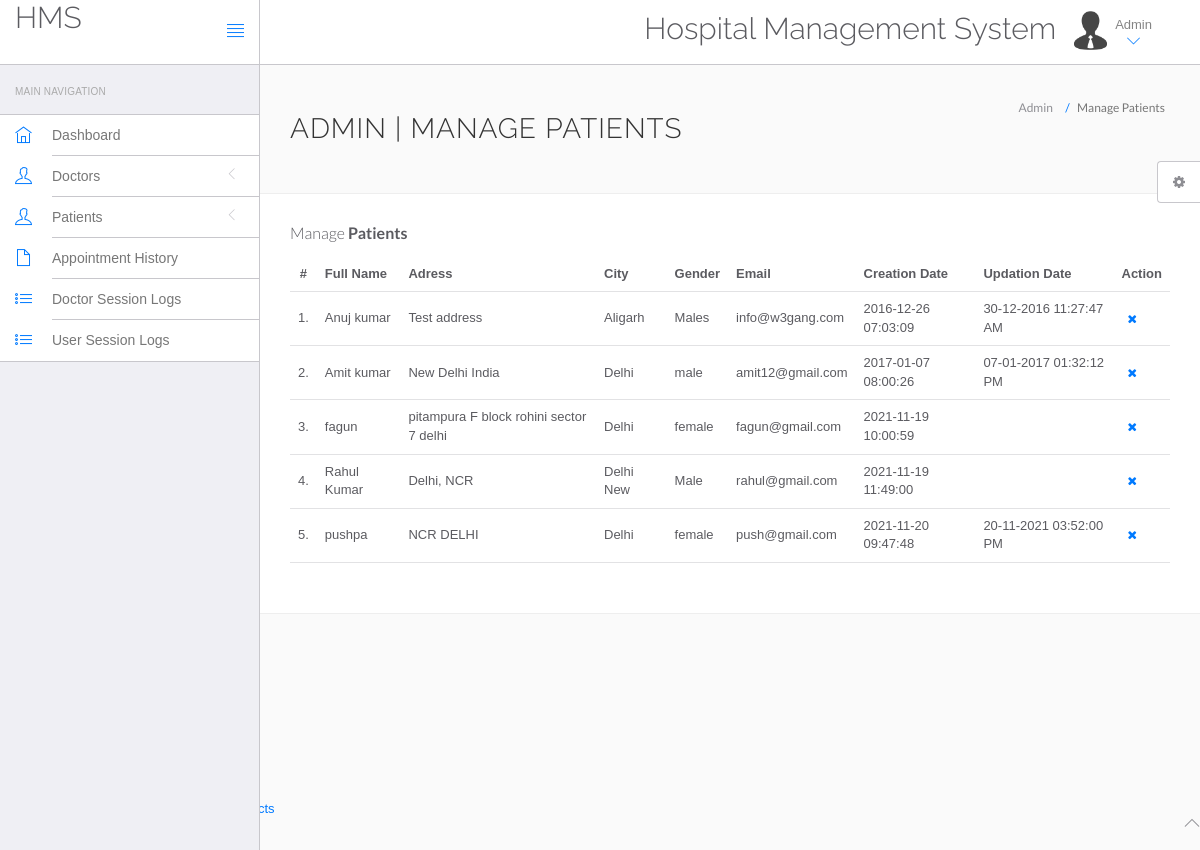
The app's page /hms/admin/manage-users.php (signed in) with its own data.
### tables this page shows
CREATE TABLE `users` (
  `id` int NOT NULL,
  `fullName` varchar(255) NOT NULL,
  `address` longtext NOT NULL,
  `city` varchar(255) NOT NULL,
  `gender` varchar(255) NOT NULL,
  `email` varchar(255) NOT NULL,
  `password` varchar(255) NOT NULL,
  `regDate` timestamp NOT NULL DEFAULT CURRENT_TIMESTAMP,
  `updationDate` varchar(255) DEFAULT NULL
);

### hms/admin/manage-users.php (the view, shortened to what this page needs)
<?php
include('../include/config.php');
?>
<!DOCTYPE html>
<html lang="en">
	<head>
		<link rel="stylesheet" href="vendor/bootstrap/css/bootstrap.min.css">
		<link rel="stylesheet" href="vendor/fontawesome/css/font-awesome.min.css">
		<link rel="stylesheet" href="vendor/themify-icons/themify-icons.min.css">
		<link href="vendor/animate.css/animate.min.css" rel="stylesheet" media="screen">
		<link href="vendor/perfect-scrollbar/perfect-scrollbar.min.css" rel="stylesheet" media="screen">
		<link href="vendor/switchery/switchery.min.css" rel="stylesheet" media="screen">
		<link href="vendor/bootstrap-touchspin/jquery.bootstrap-touchspin.min.css" rel="stylesheet" media="screen">
		<link href="vendor/select2/select2.min.css" rel="stylesheet" media="screen">
		<link href="vendor/bootstrap-datepicker/bootstrap-datepicker3.standalone.min.css" rel="stylesheet" media="screen">
		<link href="vendor/bootstrap-timepicker/bootstrap-timepicker.min.css" rel="stylesheet" media="screen">
		<link rel="stylesheet" href="assets/css/styles.css">
		<link rel="stylesheet" href="assets/css/plugins.css">
		<link rel="stylesheet" href="assets/css/themes/theme-1.css" id="skin_color" />
	</head>
	<body>
		<div id="app">
<?php include('include/sidebar.php');?>
			<div class="app-content">
						<?php include('include/header.php');?>
				<div class="main-content" >
					<div class="wrap-content container" id="container">
						<section id="page-title">
							<div class="row">
								<div class="col-sm-8">
									<h1 class="mainTitle">Admin | Manage Patients</h1>
																	</div>
								<ol class="breadcrumb">
									<li>
										<span>Admin</span>
									</li>
									<li class="active">
										<span>Manage Patients</span>
									</li>
								</ol>
							</div>
						</section>
						<div class="container-fluid container-fullw bg-white">
									<div class="row">
								<div class="col-md-12">
									<h5 class="over-title margin-bottom-15">Manage <span class="text-bold">Patients</span></h5>
									<table class="table table-hover" id="sample-table-1">
										<thead>
											<tr>
												<th class="center">#</th>
												<th>Full Name</th>
												<th class="hidden-xs">Adress</th>
												<th>City</th>
												<th>Gender </th>
												<th>Email </th>
												<th>Creation Date </th>
												<th>Updation Date </th>
												<th>Action</th>
											</tr>
										</thead>
										<tbody>
											<?php
													$qry="select * from users";
													$stmt1 = $conn->prepare($qry);
													$stmt1->execute();
											$cnt=1;
											while($row=$stmt1->fetch(PDO::FETCH_ASSOC))
											{
											?>
											<tr>
												<td class="center"><?php echo $cnt;?>.</td>
												<td class="hidden-xs"><?php echo $row['fullName'];?></td>
												<td><?php echo $row['address'];?></td>
												<td><?php echo $row['city'];?></td>
												<td><?php echo $row['gender'];?></td>
												<td><?php echo $row['email'];?></td>
												<td><?php echo $row['regDate'];?></td>
												<td><?php echo $row['updationDate'];?>
												</td>
												<td >
												<div class="visible-md visible-lg hidden-sm hidden-xs">
	<a href="manage-users.php?id=<?php echo $row['id']?>&del=delete" onClick="return confirm('Are you sure you want to delete?')"class="btn btn-transparent btn-xs tooltips" tooltip-placement="top" tooltip="Remove"><i class="fa fa-times fa fa-white"></i></a>
												</div>
												</td>
											</tr>
											<?php
$cnt=$cnt+1;
											 }?>
										</tbody>
									</table>
								</div>
							</div>
								</div>
							</div>
						</div>
					</div>
				</div>
	<?php include('include/footer.php');?>
	<?php include('include/setting.php');?>
	</body>
</html>

### hms/admin/assets/css/themes/theme-1.css (style rules this page uses)
body { background: #FAFAFA; }

### records on screen
users: fullName "Anuj kumar", address "Test address", city "Aligarh", gender "Males", email "info@w3gang.com", regDate "2016-12-26 07:03:09", updationDate "30-12-2016 11:27:47 AM"
users: fullName "Amit kumar", address "New Delhi India", city "Delhi", gender "male", email "amit12@gmail.com", regDate "2017-01-07 08:00:26", updationDate "07-01-2017 01:32:12 PM"
users: fullName "fagun", address "pitampura F block rohini sector 7 delhi", city "Delhi", gender "female", email "fagun@gmail.com", regDate "2021-11-19 10:00:59"
users: fullName "Rahul Kumar", address "Delhi, NCR", city "Delhi New", gender "Male", email "rahul@gmail.com", regDate "2021-11-19 11:49:00"
users: fullName "pushpa", address "NCR DELHI", city "Delhi", gender "female", email "push@gmail.com", regDate "2021-11-20 09:47:48", updationDate "20-11-2021 03:52:00 PM"
